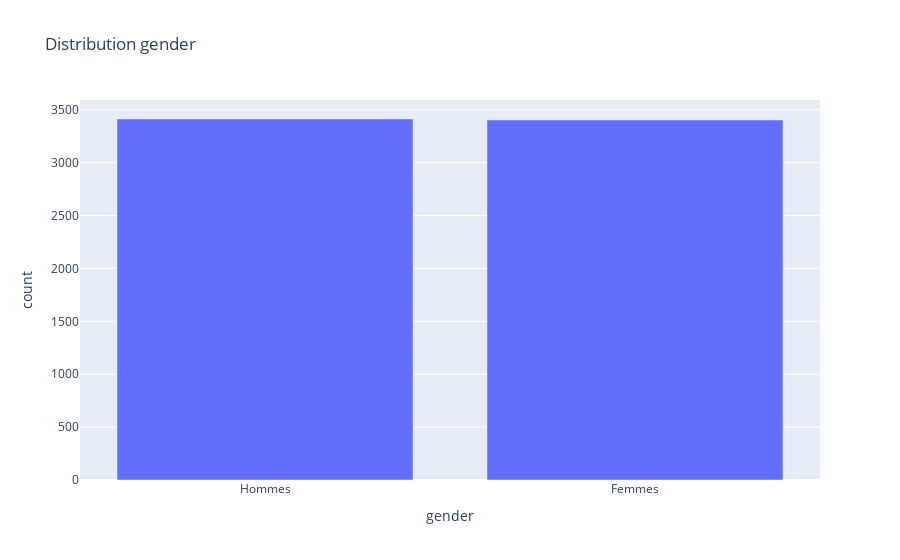

Source (notebook cell):
### Markdown cell above
### Variables clés (extrait du Data Key)

- **match** (1/0) : match réciproque (deux "Yes").  
- **dec** / **dec_o** : décision du participant / du partenaire ce soir-là (1=Yes, 0=No).  
- **attr, sinc, intel, fun, amb, shar** : notes attribuées au partenaire lors du *date* (1–10).  
- **attr_o, ...** : notes que **le partenaire** vous attribue.  
- **pf_o_att** : préférences déclarées du partenaire (vagues/échelles différentes selon *wave*).  
- **samerace** : 1 si même origine ethnique, 0 sinon.  
- **age, age_o** : âge du participant / du partenaire.  
- **gender** : 0 = Femme, 1 = Homme.  
- **order** : numéro du rendez-vous dans la soirée.  
- **attr3_1, ..., amb3_1** : **auto-évaluations** (Time 1).  
- **attr1_1, ..., shar1_1** : **importance déclarée** des attributs (Time 1).


On se concentre sur TIME 1 car variabilité trop importante après

### Code cell
print("Distribution de gender")
fig = px.bar(filterd_df['gender'].value_counts().reset_index().replace(1,'Hommes').replace(0,'Femmes'),x='gender',y='count',title='Distribution gender')
fig.show()

### Figure 1 — Plotly figure (JSON) as saved in the notebook; plotly's stock layout.template omitted (floating-point values rounded to 4 significant figures)
{"data": [{"hovertemplate": "gender=%{x}<br>count=%{y}<extra></extra>", "legendgroup": "", "marker": {"color": "#636efa", "pattern": {"shape": ""}}, "name": "", "orientation": "v", "showlegend": false, "textposition": "auto", "type": "bar", "x": ["Hommes", "Femmes"], "xaxis": "x", "y": [3413, 3403], "yaxis": "y"}], "layout": {"barmode": "relative", "legend": {"tracegroupgap": 0}, "title": {"text": "Distribution gender"}, "xaxis": {"anchor": "y", "domain": [0, 1], "title": {"text": "gender"}}, "yaxis": {"anchor": "x", "domain": [0, 1], "title": {"text": "count"}}}}
